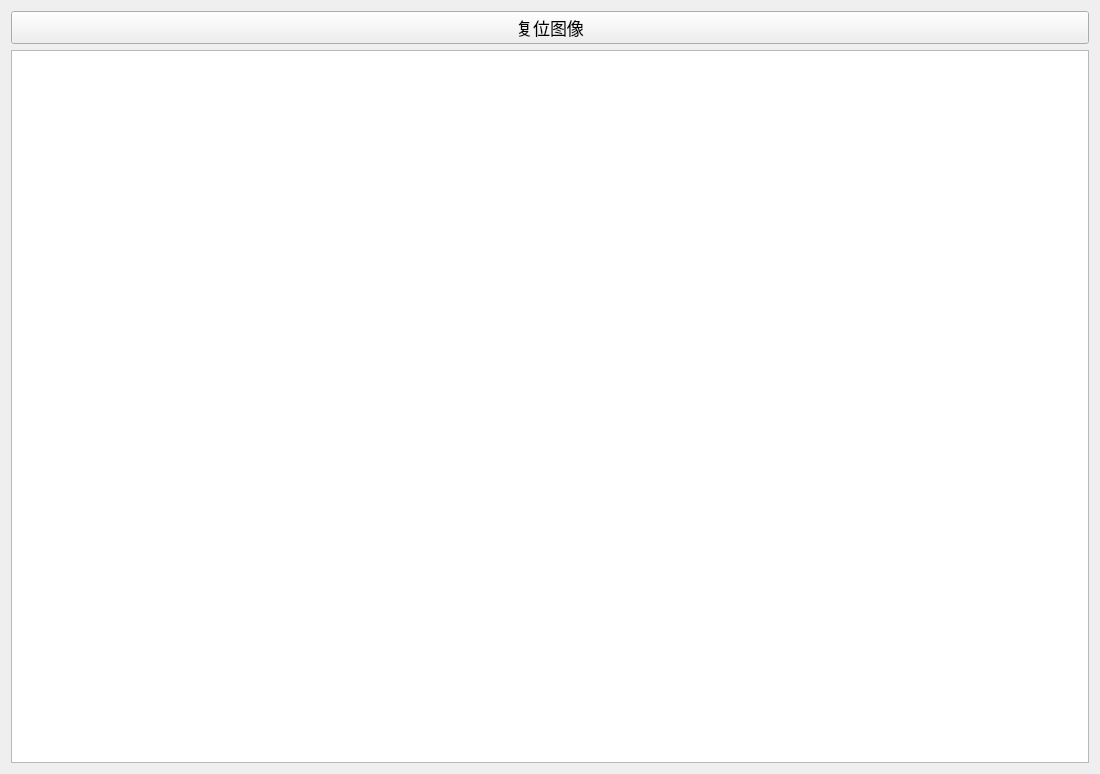
<?xml version="1.0" encoding="UTF-8"?>
<ui version="4.0">
 <class>Centroid_wavelength_widget</class>
 <widget class="QWidget" name="Centroid_wavelength_widget">
  <property name="geometry">
   <rect>
    <x>0</x>
    <y>0</y>
    <width>1100</width>
    <height>774</height>
   </rect>
  </property>
  <property name="font">
   <font>
    <pointsize>13</pointsize>
   </font>
  </property>
  <property name="windowTitle">
   <string>Form</string>
  </property>
  <layout class="QGridLayout" name="gridLayout">
   <item row="0" column="0">
    <widget class="QPushButton" name="btn_reset">
     <property name="font">
      <font>
       <pointsize>13</pointsize>
      </font>
     </property>
     <property name="text">
      <string>复位图像</string>
     </property>
    </widget>
   </item>
   <item row="1" column="0">
    <widget class="QCustomPlot" name="customPlot_wave"/>
   </item>
  </layout>
 </widget>
 <customwidgets>
  <customwidget>
   <class>QCustomPlot</class>
   <extends>QGraphicsView</extends>
   <header location="global">qcustomplot.h</header>
  </customwidget>
 </customwidgets>
 <resources/>
 <connections/>
</ui>
